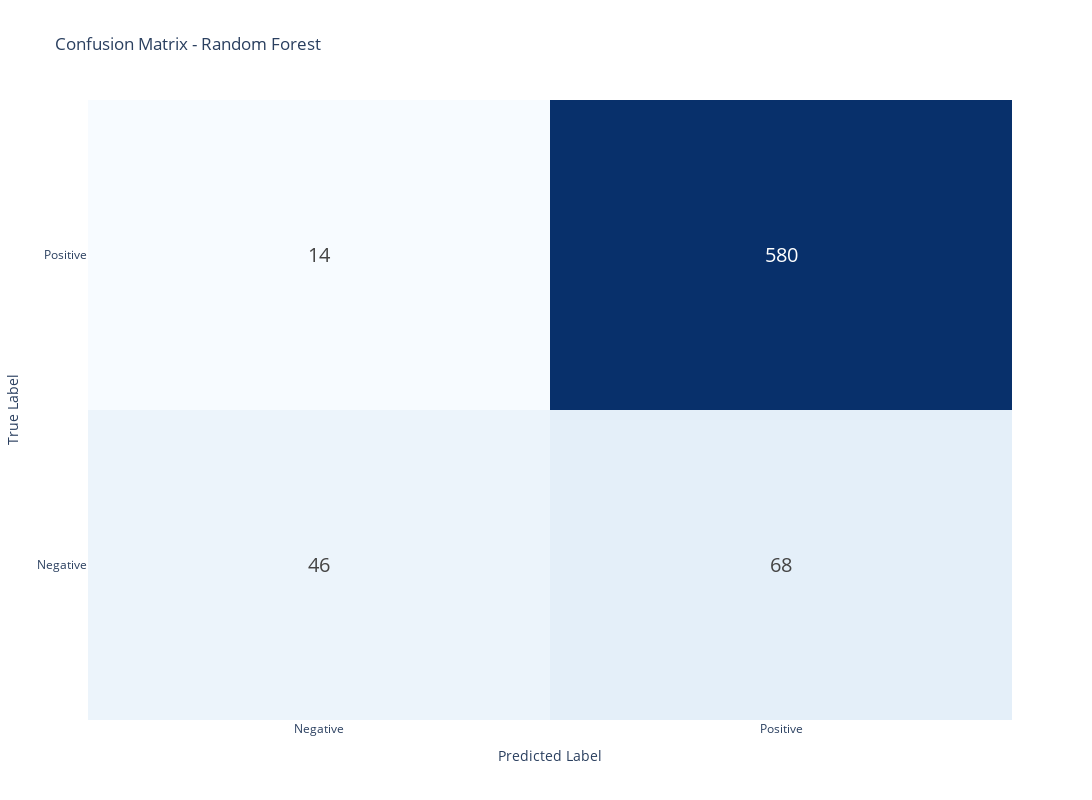

The code cell stored with this chart in its notebook:
### Code cell
# Plot 3. Confusion matrix for best multi-class model
best_pipeline_obj = pipelines[best_model]
y_pred_best = best_pipeline_obj.predict(X_test)
cm = confusion_matrix(y_test, y_pred_best)

fig_cm = go.Figure(go.Heatmap(
    z=cm,
    x=['Negative', 'Positive'],
    y=['Negative', 'Positive'],
    colorscale='Blues',
    text=cm,
    texttemplate="%{text}",
    textfont={"size": 20},
    hovertemplate='True: %{y}<br>Predicted: %{x}<br>Count: %{z}<extra></extra>',
    showscale=False
))

fig_cm.update_layout(
    title=f'Confusion Matrix - {best_model}',
    xaxis_title='Predicted Label',
    yaxis_title='True Label',
    height=800,
    width=1200
)

fig_cm.show()

### Figure 1 — Plotly figure (JSON) as saved in the notebook; plotly's stock layout.template omitted (floating-point values rounded to 4 significant figures)
{"data": [{"colorscale": [[0, "rgb(247,251,255)"], [0.125, "rgb(222,235,247)"], [0.25, "rgb(198,219,239)"], [0.375, "rgb(158,202,225)"], [0.5, "rgb(107,174,214)"], [0.625, "rgb(66,146,198)"], [0.75, "rgb(33,113,181)"], [0.875, "rgb(8,81,156)"], [1, "rgb(8,48,107)"]], "hovertemplate": "True: %{y}<br>Predicted: %{x}<br>Count: %{z}<extra></extra>", "showscale": false, "text": [[46, 68], [14, 580]], "textfont": {"size": 20}, "texttemplate": "%{text}", "type": "heatmap", "x": ["Negative", "Positive"], "y": ["Negative", "Positive"], "z": [[46, 68], [14, 580]]}], "layout": {"height": 800, "title": {"text": "Confusion Matrix - Random Forest"}, "width": 1200, "xaxis": {"title": {"text": "Predicted Label"}}, "yaxis": {"title": {"text": "True Label"}}}}
